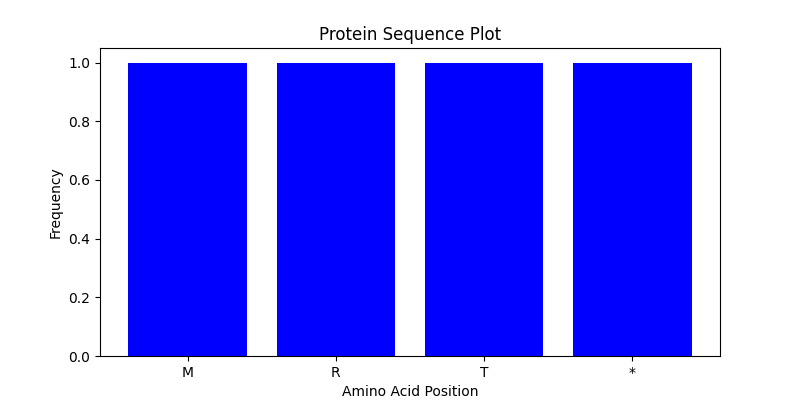

Generate this figure with Python:
Python 3.12.3 (tags/v3.12.3:f6650f9, Apr  9 2024, 14:05:25) [MSC v.1938 64 bit (AMD64)] on win32
Type "help", "copyright", "credits" or "license()" for more information.
>>> from Bio.Seq import Seq
>>> dna_seq = Seq("ATGCGTACGTAGC")
>>> print("DNA sequence:", dna_seq)
DNA sequence: ATGCGTACGTAGC
>>> # Transcribe DNA to RNA
>>> rna_seq = dna_seq.transcribe()
>>> print("RNA sequence:", rna_seq)
RNA sequence: AUGCGUACGUAGC
>>> # Reverse transcribe RNA to DNA
>>> reverse_dna_seq = rna_seq.back_transcribe()
>>> print("Reverse transcribed DNA sequence:", reverse_dna_seq)
Reverse transcribed DNA sequence: ATGCGTACGTAGC
>>> # Translate RNA to protein
>>> protein_seq = rna_seq.translate()

Warning (from warnings module):
  File "C:\Users\Administration\AppData\Local\Programs\Python\Python312\Lib\site-packages\Bio\Seq.py", line 2880
    warnings.warn(
BiopythonWarning: Partial codon, len(sequence) not a multiple of three. Explicitly trim the sequence or add trailing N before translation. This may become an error in future.
>>> trimmed_sequence = sequence[:len(sequence) // 3 * 3]
Traceback (most recent call last):
  File "<pyshell#11>", line 1, in <module>
    trimmed_sequence = sequence[:len(sequence) // 3 * 3]
NameError: name 'sequence' is not defined
>>> sequence = "ATGCGTACGTAGC"
>>> trimmed_sequence = sequence[:len(sequence) // 3 * 3]
>>> dna_seq = Seq(trimmed_sequence)
>>> protein_seq = dna_seq.translate()
>>> print("Original sequence:", sequence)
Original sequence: ATGCGTACGTAGC
>>> print("Trimmed sequence:", trimmed_sequence)
Trimmed sequence: ATGCGTACGTAG
>>> print("Protein sequence:", protein_seq)
Protein sequence: MRT*
>>> protein_seq = rna_seq.translate()
>>> print("Protein sequence:", protein_seq)
Protein sequence: MRT*
>>> # Complement DNA sequence
>>> complement_seq = dna_seq.complement()
>>> print("Complement sequence:", complement_seq)
Complement sequence: TACGCATGCATC
>>> # Reverse complement DNA sequence
>>> reverse_complement_seq = dna_seq.reverse_complement()
>>> print("Reverse complement sequence:", reverse_complement_seq)
Reverse complement sequence: CTACGTACGCAT
>>> from Bio.SeqUtils import gc_fraction
>>> # Calculate GC content
>>> gc_content = gc_fraction(dna_seq) * 100
>>> print("GC content (%):", gc_content)
GC content (%): 50.0
>>> # Find a motif within the DNA sequence
motif = "CGT"
positions = [i for i in range(len(dna_seq) - len(motif) + 1) if dna_seq[i:i+len(motif)] == motif]
print("Positions of motif '{}': {}".format(motif, positions))
SyntaxError: multiple statements found while compiling a single statement
positions = [i for i in range(len(dna_seq) - len(motif) + 1) if dna_seq[i:i+len(motif)] == motif]print("Positions of motif '{}': {}".format(motif, positions))
SyntaxError: invalid syntax
positions = [i for i in range(len(dna_seq) - len(motif) + 1) if dna_seq[i:i+len(motif)] == motif]
print("Positions of motif '{}': {}".format(motif, positions))
Positions of motif 'CGT': [3, 7]
import matplotlib.pyplot as plt
#Protein sequence
protein_seq = "MRT*"
# Create a bar plot
plt.figure(figsize=(8, 4))
<Figure size 800x400 with 0 Axes>
plt.bar(range(len(protein_seq)), [1] * len(protein_seq), color='blue')
<BarContainer object of 4 artists>
plt.xticks(range(len(protein_seq)), protein_seq)
([<matplotlib.axis.XTick object at 0x0000023394DB1250>, <matplotlib.axis.XTick object at 0x0000023394DB1220>, <matplotlib.axis.XTick object at 0x0000023394DB08F0>, <matplotlib.axis.XTick object at 0x0000023394CA3AA0>], [Text(0, 0, 'M'), Text(1, 0, 'R'), Text(2, 0, 'T'), Text(3, 0, '*')])
plt.xlabel('Amino Acid Position')
Text(0.5, 0, 'Amino Acid Position')
plt.ylabel('Frequency')
Text(0, 0.5, 'Frequency')
plt.title('Protein Sequence Plot')
Text(0.5, 1.0, 'Protein Sequence Plot')
plt.show()
